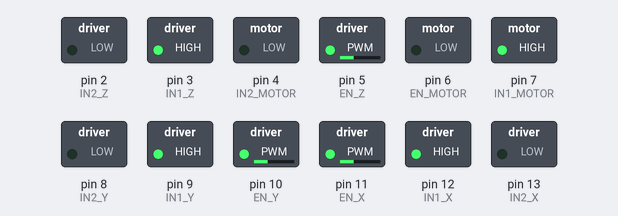
Recording of a sketch running on a simulated Arduino Uno, built with avr-gcc and run on an emulated ATmega328P. On the bench: switched loads named in the sketch (green lamp = pin HIGH).

Above: at 0.05 s.
At 4.35 s:
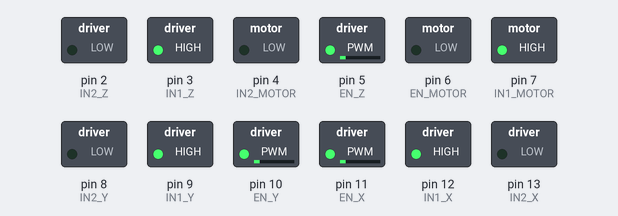
Timing chart, 0 to 6.5 s (numbered marks = the images above):
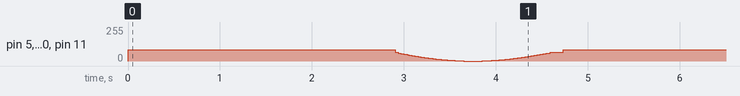

The sketch:

allSinusoidal.ino
```cpp
 // === Pin Definitions ===

// Driver 1 (Motor and Z coil)
const int IN1_MOTOR = 7;
const int IN2_MOTOR = 4;
const int EN_MOTOR  = 6;

const int IN1_Z = 3;   // Z coil IN3 on driver (confirmed)
const int IN2_Z = 2;   // Z coil IN4 on driver (confirmed)
const int EN_Z  = 5;   // ENB for Z coil

// Driver 2 (X and Y coils)
const int IN1_X = 12;  // X coil IN1
const int IN2_X = 13;  // X coil IN2
const int EN_X  = 11;  // ENA for X coil

const int IN1_Y = 9;   // Y coil IN3
const int IN2_Y = 8;   // Y coil IN4
const int EN_Y  = 10;  // ENB for Y coil

void setup() {
  // Setup all pins as outputs
  pinMode(IN1_X, OUTPUT); pinMode(IN2_X, OUTPUT); pinMode(EN_X, OUTPUT);
  pinMode(IN1_Y, OUTPUT); pinMode(IN2_Y, OUTPUT); pinMode(EN_Y, OUTPUT);
  pinMode(IN1_MOTOR, OUTPUT); pinMode(IN2_MOTOR, OUTPUT); pinMode(EN_MOTOR, OUTPUT);
  pinMode(IN1_Z, OUTPUT); pinMode(IN2_Z, OUTPUT); pinMode(EN_Z, OUTPUT);

  // Set direction for all outputs (forward)
  digitalWrite(IN1_X, HIGH); digitalWrite(IN2_X, LOW);
  digitalWrite(IN1_Y, HIGH); digitalWrite(IN2_Y, LOW);
  digitalWrite(IN1_Z, HIGH); digitalWrite(IN2_Z, LOW);
  digitalWrite(IN1_MOTOR, HIGH); digitalWrite(IN2_MOTOR, LOW);
}

void loop() {
  // Sinusoidal modulation for all outputs
  static unsigned long tStart = millis();
  float t = (millis() - tStart) / 1000.0; // Time in seconds

  // Parameters for sine wave
  float frequency = 0.2;  // 0.2 Hz = 1 cycle every 5 sec
  float amplitude = 127;  // Half of 255 (max PWM)
  float offset = 127;     // Center point of sine wave

  // Calculate sinusoidal PWM value
  int pwmValue = (int)(amplitude * sin(2 * PI * frequency * t) + offset);
  pwmValue = constrain(pwmValue, 0, 85); // Ensure within PWM range 85, 170, 255

  // Apply PWM to all outputs
  analogWrite(EN_X, pwmValue);
  analogWrite(EN_Y, pwmValue);
  analogWrite(EN_Z, pwmValue);
  analogWrite(EN_MOTOR, 0);
}
```
